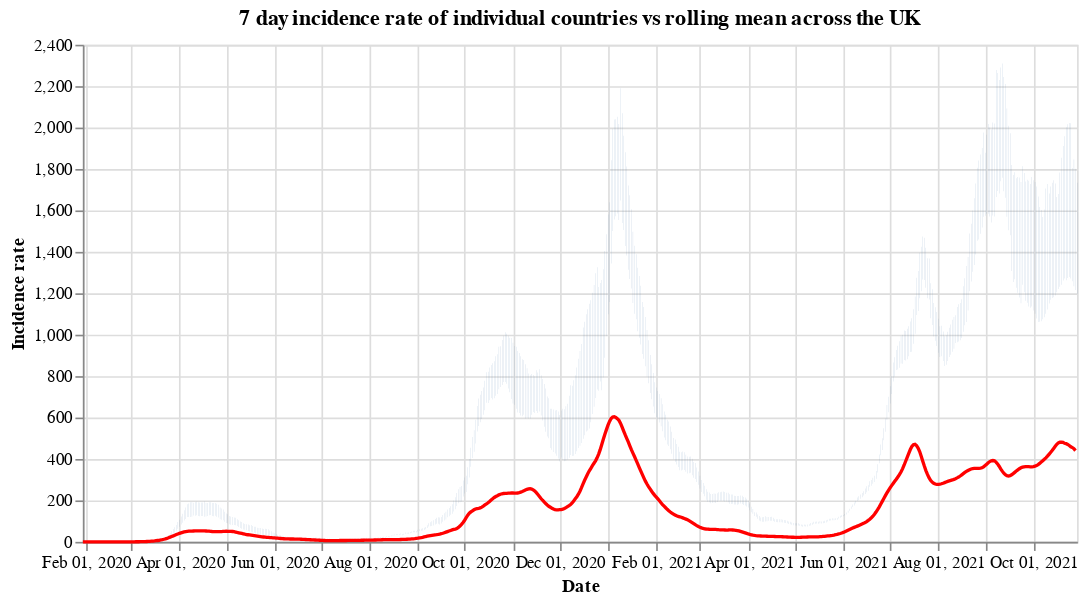

Notebook cell for this chart:
### Code cell
#collapse
countries = uk_cases['areaName'].unique()
countries.sort()

selection = alt.selection_single(
    name='Select',
    fields=['areaName'],
    init={'areaName': 'Wales'},
    bind={'areaName': alt.binding_select(options=countries)}
)

# scatter plot, modify opacity based on selection
bars = alt.Chart(uk_cases).mark_bar().add_selection(
    selection
).encode(
    x=alt.X("yearmonthdate(date):T", axis=alt.Axis(title='Date')),
    y=alt.Y("weeklyCasesRate:Q", axis=alt.Axis(title='Incidence rate')),
    tooltip='weeklyCasesRate:Q',
    opacity=alt.condition(selection, alt.value(1), alt.value(0))
).properties(title=f'7 day incidence rate of individual countries vs rolling mean across the UK', width=600)

line = alt.Chart(overview_cases).mark_line(
    color='red',
    size=2,
).transform_window(
    rolling_mean='mean(weeklyCasesRate)',
    frame=[0, 7]
).encode(
    x='yearmonthdate(date):T',
    y='rolling_mean:Q'
)

alt.layer(bars, line)

### Figure 1 — Vega-Lite specification as saved in the notebook (floating-point values rounded to 4 significant figures; data arrays with more than 128 entries replaced by an {"elided": "..."} marker saying what was removed)
{"config": {"view": {"continuousWidth": 400, "continuousHeight": 300}}, "layer": [{"data": {"name": "data-8f40505a34d0e416730b8891f2e3f83d"}, "mark": "bar", "encoding": {"opacity": {"condition": {"value": 1, "selection": "Select"}, "value": 0}, "tooltip": {"type": "quantitative", "field": "weeklyCasesRate"}, "x": {"type": "temporal", "axis": {"title": "Date"}, "field": "date", "timeUnit": "yearmonthdate"}, "y": {"type": "quantitative", "axis": {"title": "Incidence rate"}, "field": "weeklyCasesRate"}}, "selection": {"Select": {"type": "single", "fields": ["areaName"], "init": {"areaName": "Wales"}, "bind": {"areaName": {"input": "select", "options": ["England", "Northern Ireland", "Scotland", "Wales"]}}}}, "title": "7 day incidence rate of individual countries vs rolling mean across the UK", "width": 600}, {"data": {"name": "data-c63c61d994113f85fc89af32663e066a"}, "mark": {"type": "line", "color": "red", "size": 2}, "encoding": {"x": {"type": "temporal", "field": "date", "timeUnit": "yearmonthdate"}, "y": {"type": "quantitative", "field": "rolling_mean"}}, "transform": [{"window": [{"op": "mean", "field": "weeklyCasesRate", "as": "rolling_mean"}], "frame": [0, 7]}]}], "$schema": "https://vega.github.io/schema/vega-lite/v4.8.1.json", "datasets": {"data-8f40505a34d0e416730b8891f2e3f83d": {"elided": "2460 records"}, "data-c63c61d994113f85fc89af32663e066a": {"elided": "638 records"}}}
